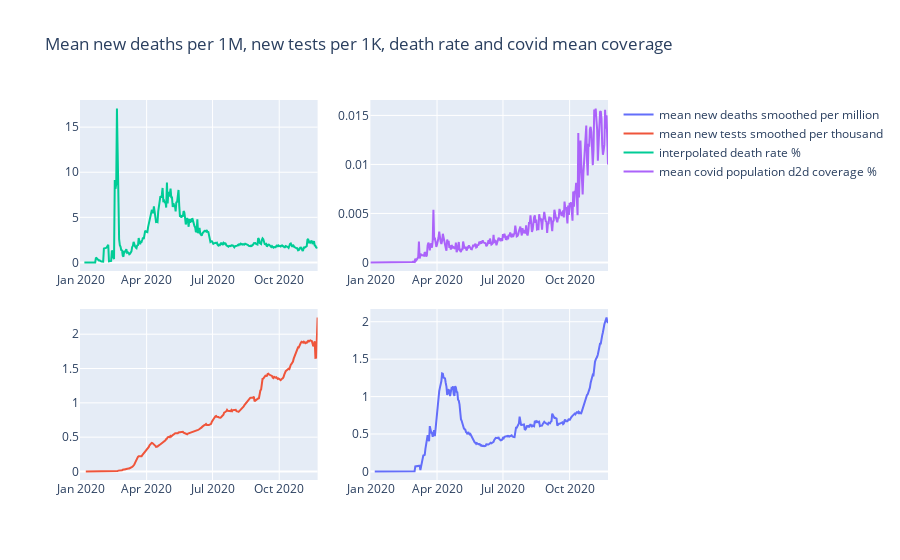

Notebook code cell kept with this figure:
### Code cell
trace1 = go.Scatter(
    x=df.groupby(['date'])['date'].apply(lambda x: np.unique(x)[0]),
    y=df.groupby(['date'])['new_deaths_smoothed_per_million'].mean(),
        xaxis='x2',
    yaxis='y2',
    name = "mean new deaths smoothed per million"
)
trace2 = go.Scatter(
    x=df.groupby(['date'])['date'].apply(lambda x: np.unique(x)[0]),
    y=df.groupby(['date'])['new_tests_smoothed_per_thousand'].mean(),
    name = "mean new tests smoothed per thousand"
)
trace3 = go.Scatter(
    x=df.groupby(['date'])['date'].apply(lambda x: np.unique(x)[0]),
    y=(df.groupby(['date'])['death_rate'].mean().replace([np.inf],np.nan).interpolate(method='linear', limit_direction='forward', axis=0) * 100).round(3),
    xaxis='x3',
    yaxis='y3',
    name = "interpolated death rate %"
)
trace4 = go.Scatter(
    x=df.groupby(['date'])['date'].apply(lambda x: np.unique(x)[0]),
    y=((df.groupby(['date'])['new_cases_per_million'].apply(lambda x: np.mean(x/1e+6))) * 100).round(6),
    xaxis='x4',
    yaxis='y4',
    name = "mean covid population d2d coverage %"
)

data = [trace1, trace2, trace3, trace4]
layout = go.Layout(
    xaxis=dict(
        domain=[0, 0.45]
    ),
    yaxis=dict(
        domain=[0, 0.45]
    ),
    xaxis2=dict(
        domain=[0.55, 1]
    ),
    xaxis3=dict(
        domain=[0, 0.45],
        anchor='y3'
    ),
    xaxis4=dict(
        domain=[0.55, 1],
        anchor='y4'
    ),
    yaxis2=dict(
        domain=[0, 0.45],
        anchor='x2'
    ),
    yaxis3=dict(
        domain=[0.55, 1]
    ),
    yaxis4=dict(
        domain=[0.55, 1],
        anchor='x4'
    ),
    title = 'Mean new deaths per 1M, new tests per 1K, death rate and covid mean coverage'
)
fig = go.Figure(data=data, layout=layout)
iplot(fig)

### Figure 1 — Plotly figure (JSON) as saved in the notebook; plotly's stock layout.template omitted (floating-point values rounded to 4 significant figures; data arrays with more than 128 entries replaced by an {"elided": "..."} marker saying what was removed)
{"data": [{"name": "mean new deaths smoothed per million", "type": "scatter", "x": {"elided": "327 str values"}, "xaxis": "x2", "y": {"elided": "327 float values"}, "yaxis": "y2"}, {"name": "mean new tests smoothed per thousand", "type": "scatter", "x": {"elided": "327 str values"}, "y": {"elided": "327 float values"}}, {"name": "interpolated death rate %", "type": "scatter", "x": {"elided": "327 str values"}, "xaxis": "x3", "y": {"elided": "327 float values"}, "yaxis": "y3"}, {"name": "mean covid population d2d coverage %", "type": "scatter", "x": {"elided": "327 str values"}, "xaxis": "x4", "y": {"elided": "327 float values"}, "yaxis": "y4"}], "layout": {"title": {"text": "Mean new deaths per 1M, new tests per 1K, death rate and covid mean coverage"}, "xaxis": {"domain": [0, 0.45]}, "xaxis2": {"domain": [0.55, 1]}, "xaxis3": {"anchor": "y3", "domain": [0, 0.45]}, "xaxis4": {"anchor": "y4", "domain": [0.55, 1]}, "yaxis": {"domain": [0, 0.45]}, "yaxis2": {"anchor": "x2", "domain": [0, 0.45]}, "yaxis3": {"domain": [0.55, 1]}, "yaxis4": {"anchor": "x4", "domain": [0.55, 1]}}}
